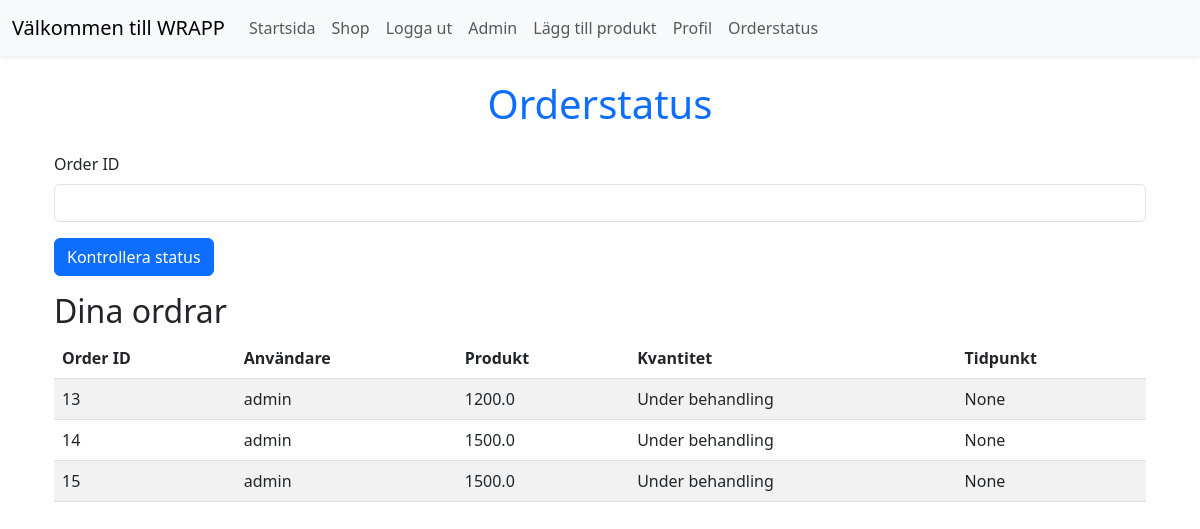
/order_status (signed in), run on the app's committed database.
### tables this page shows
CREATE TABLE orders (
    id INTEGER PRIMARY KEY AUTOINCREMENT,
    user TEXT NOT NULL,
    total REAL NOT NULL,
    status TEXT NOT NULL
, timestamp TEXT);

### app.py (the view, shortened to what this page needs)
@app.route('/order_status', methods=['GET', 'POST'])
def order_status():
    order_id = None
    result = None
    error = None
    user_orders = []
    if 'user' in session:  # Kontrollera om 'user' finns i sessionen
        with sqlite3.connect(DATABASE) as conn:
            cursor = conn.cursor()
            cursor.execute("SELECT * FROM orders WHERE user = ?", (session['user'],))
            user_orders = cursor.fetchall()
    return render_template(
        'order_status.html',
        order_id=order_id,
        result=result,
        error=error,
        user_orders=user_orders
    )

### templates/order_status.html (shortened to what this page needs)
{% extends "base.html" %}
{% block content %}
<div class="container mt-4">
    <h1 class="text-center text-primary mb-4">Orderstatus</h1>
    <form method="POST" action="{{ url_for('order_status') }}">
        <div class="mb-3">
            <label for="order_id" class="form-label">Order ID</label>
            <input type="text" class="form-control" id="order_id" name="order_id" required>
        </div>
        <div class="mb-3">
            <button type="submit" class="btn btn-primary">Kontrollera status</button>
        </div>
    </form>
    <h2>Dina ordrar</h2>
    <table class="table table-striped">
        <thead>
            <tr>
                <th>Order ID</th>
                <th>Användare</th>
                <th>Produkt</th>
                <th>Kvantitet</th>
                <th>Tidpunkt</th>
            </tr>
        </thead>
        <tbody>
            {% for order in user_orders %}
                <tr>
                    <td>{{ order[0] }}</td>
                    <td>{{ order[1] }}</td>
                    <td>{{ order[2] }}</td>
                    <td>{{ order[3] }}</td>
                    <td>{{ order[4] }}</td>
                </tr>
            {% endfor %}
        </tbody>
    </table>
</div>
{% endblock %}

### data on the page
orders: id "13", user "admin", total "1200.0", status "Under behandling", order "None"
orders: id "14", user "admin", total "1500.0", status "Under behandling", order "None"
orders: id "15", user "admin", total "1500.0", status "Under behandling", order "None"
